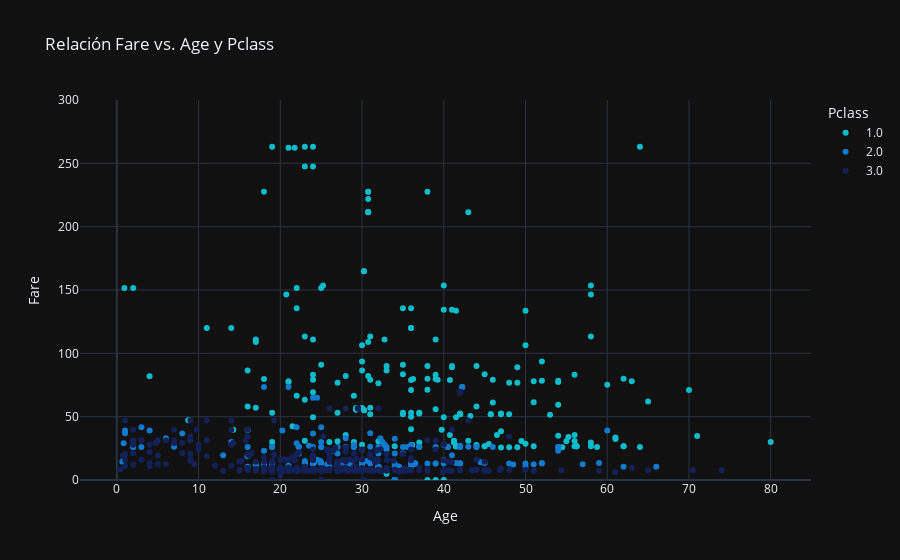

Write notebook code for a chart like this one.
### Code cell
df['Pclass'] = df['Pclass'].astype(str) # La trato como una categoría

fig = px.scatter(
    df,
    x='Age',
    y='Fare',
    color='Pclass',
    title='Relación Fare vs. Age y Pclass',
    color_discrete_sequence=['#0cbccc', '#107acc', '#142157'],
    category_orders={"Pclass": ['1.0', '2.0', '3.0']}  # Ordenar Pclass
)
fig.update_yaxes(range=[0, 300]) # Limitat eje Y a 300
fig.update_layout(template='plotly_dark')
fig.write_html('Graphics/scatter_fare_age_Pclass_2_300.html')
fig.show()

### Figure 1 — Plotly figure (JSON) as saved in the notebook; plotly's stock layout.template omitted (floating-point values rounded to 4 significant figures; data arrays with more than 128 entries replaced by an {"elided": "..."} marker saying what was removed)
{"data": [{"hovertemplate": "Pclass=1.0<br>Age=%{x}<br>Fare=%{y}<extra></extra>", "legendgroup": "1.0", "marker": {"color": "#0cbccc", "symbol": "circle"}, "mode": "markers", "name": "1.0", "orientation": "v", "showlegend": true, "type": "scatter", "x": {"elided": "216 float values"}, "xaxis": "x", "y": {"elided": "216 float values"}, "yaxis": "y"}, {"hovertemplate": "Pclass=2.0<br>Age=%{x}<br>Fare=%{y}<extra></extra>", "legendgroup": "2.0", "marker": {"color": "#107acc", "symbol": "circle"}, "mode": "markers", "name": "2.0", "orientation": "v", "showlegend": true, "type": "scatter", "x": {"elided": "184 float values"}, "xaxis": "x", "y": {"elided": "184 float values"}, "yaxis": "y"}, {"hovertemplate": "Pclass=3.0<br>Age=%{x}<br>Fare=%{y}<extra></extra>", "legendgroup": "3.0", "marker": {"color": "#142157", "symbol": "circle"}, "mode": "markers", "name": "3.0", "orientation": "v", "showlegend": true, "type": "scatter", "x": {"elided": "491 float values"}, "xaxis": "x", "y": {"elided": "491 float values"}, "yaxis": "y"}], "layout": {"legend": {"title": {"text": "Pclass"}, "tracegroupgap": 0}, "title": {"text": "Relación Fare vs. Age y Pclass"}, "xaxis": {"anchor": "y", "domain": [0, 1], "title": {"text": "Age"}}, "yaxis": {"anchor": "x", "domain": [0, 1], "range": [0, 300], "title": {"text": "Fare"}}}}
